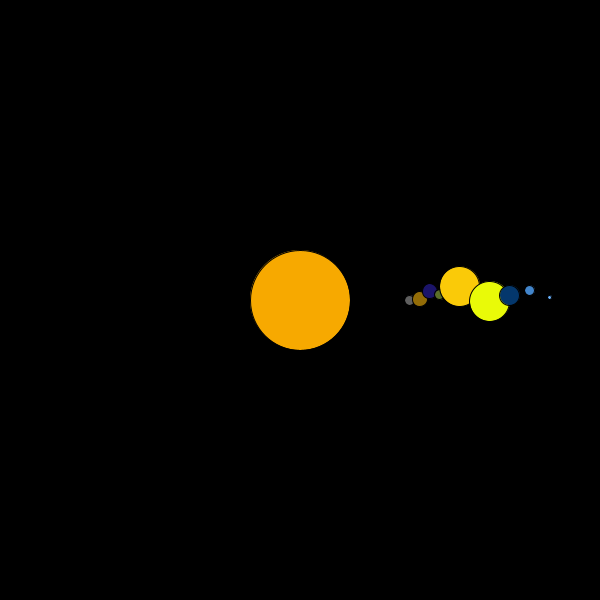
Frame 1 (no input)
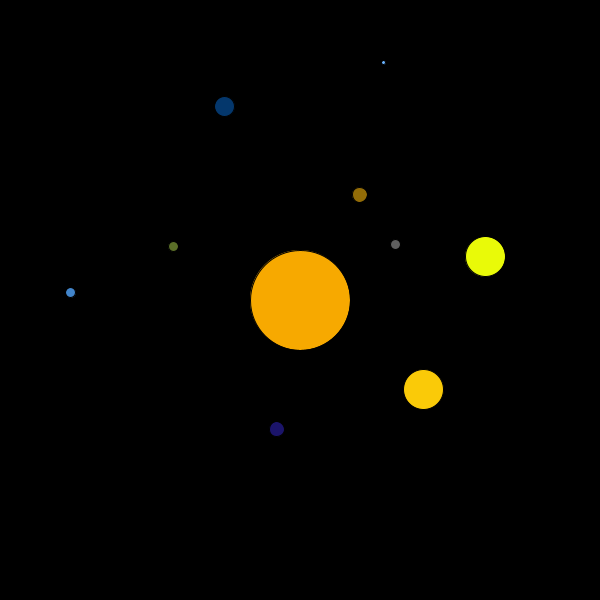
Frame 60 (the mouse pressed at the canvas centre just before this capture)
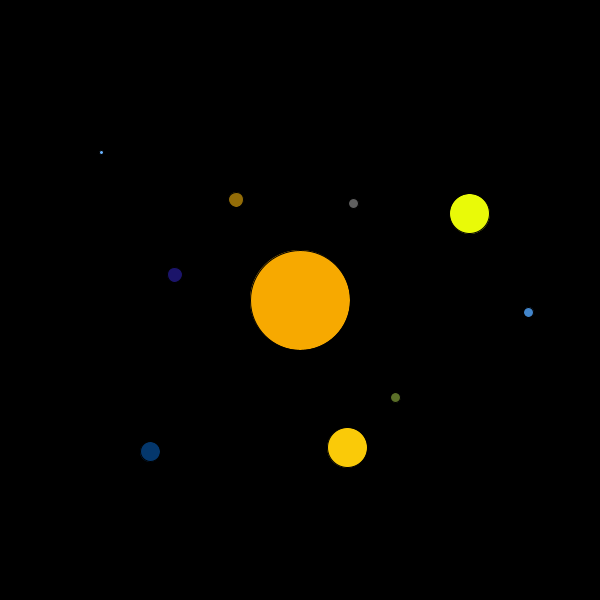
Frame 120 (the mouse held since frame 60 and released just before this capture)

The Processing sketch that drew these frames (run headless with seeded random() and noise(); from frame 60 on, the mouse is pressed at the canvas centre):

// Processing sketch: processing_150391
// ── processing_150391.pde

Planet[] planets = new Planet [9];

void setup(){
  size(600,600);
planets[0] = new Planet (10,  #5F5F5F, 110, .009);
planets[1] = new Planet (15,  #936C07, 120,.018);
planets[2] = new Planet (15,  #1B146A, 130,.077);
planets[3] = new Planet (10,  #5B6F28, 140,.046);
planets[4] = new Planet (40,  #FACA08, 160,.095);
planets[5] = new Planet (40,  #E9FA08, 190,.004);
planets[6] = new Planet (20,  #04376C, 210,.033);
planets[7] = new Planet (10,  #4285CB, 230,.052);
planets[8] = new Planet (4,  #6AB3FF, 250,.021);

}
  
  void draw(){
    background(0);
    fill(#F7A900);
    ellipse(width/2, height/2, 100, 100);
     translate(width/2,height/2);
    for (int i = 0; i<9; i++){
    
      planets[i].display();
    }
    
   
    
  }
class Planet {
  float rr;
  color c;
  float ang =.01;
 float speed ;
  
  float dist;
  Planet(float temprr, color tempc, float tempdist, float tempspeed) {
    rr= temprr;
    c= tempc;
    dist = tempdist;
    speed = tempspeed;
  }

  
  void display() {
    float x= cos(ang)*dist;
     ang-=speed;
    float y = sin(ang)*dist;
    fill(random(255), random(255), random(255));
    fill (c);
    ellipse(x, y, rr, rr);
    
  }
}
